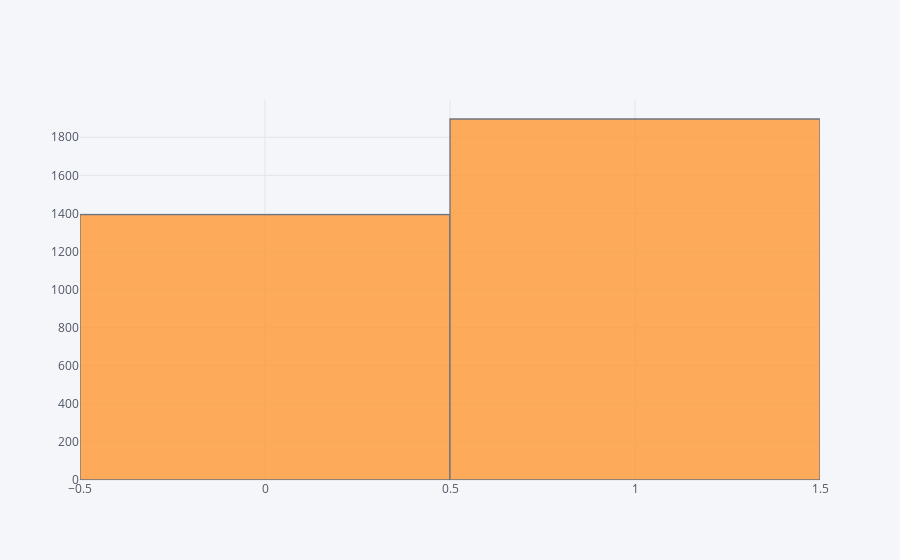

Here is the notebook cell this chart was saved with:
### Code cell
pd.DataFrame(y_train).iplot(kind='histogram')

### Figure 1 — Plotly figure (JSON) as saved in the notebook; plotly's stock layout.template omitted (floating-point values rounded to 4 significant figures; data arrays with more than 128 entries replaced by an {"elided": "..."} marker saying what was removed)
{"data": [{"histfunc": "count", "histnorm": "", "marker": {"color": "rgba(255, 153, 51, 1.0)", "line": {"color": "#4D5663", "width": 1.3}}, "name": "0", "opacity": 0.8, "orientation": "v", "type": "histogram", "uid": "552e79fb-978a-46df-a702-60b234be28ee", "x": {"elided": "3290 int values"}}], "layout": {"barmode": "overlay", "legend": {"bgcolor": "#F5F6F9", "font": {"color": "#4D5663"}}, "paper_bgcolor": "#F5F6F9", "plot_bgcolor": "#F5F6F9", "title": {"font": {"color": "#4D5663"}}, "xaxis": {"gridcolor": "#E1E5ED", "showgrid": true, "tickfont": {"color": "#4D5663"}, "title": {"font": {"color": "#4D5663"}, "text": ""}, "zerolinecolor": "#E1E5ED"}, "yaxis": {"gridcolor": "#E1E5ED", "showgrid": true, "tickfont": {"color": "#4D5663"}, "title": {"font": {"color": "#4D5663"}, "text": ""}, "zerolinecolor": "#E1E5ED"}}}
